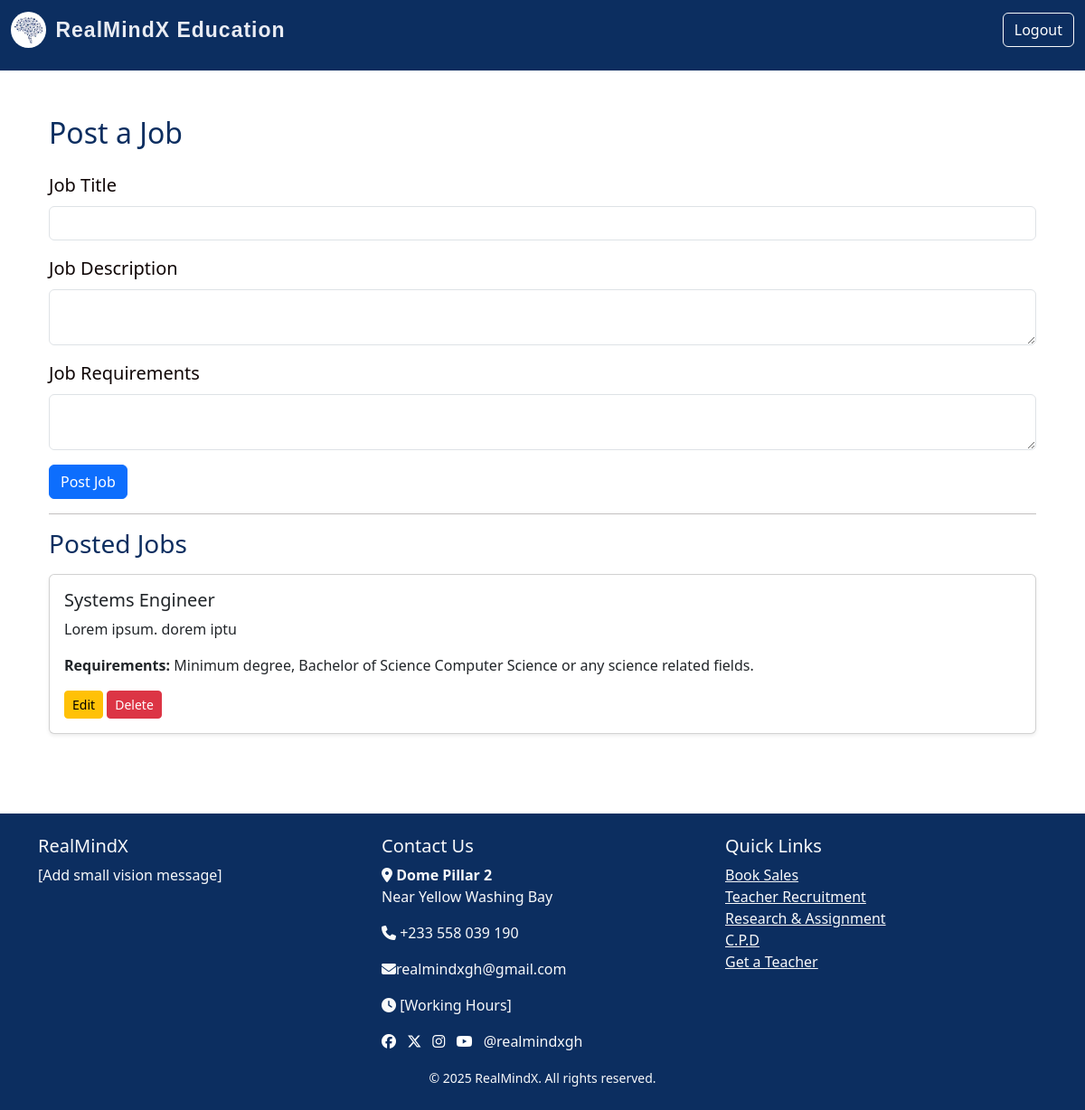
The app's page /admin/post-job (signed in) with its own data.
### models.py (models this page shows)
class JobPost(db.Model):
    id = db.Column(db.Integer, primary_key=True)
    title = db.Column(db.String(150), nullable=False)
    description = db.Column(db.Text, nullable=False)
    job_type = db.Column(db.String(50))
    requirements = db.Column(db.Text, nullable=False)
    date_posted = db.Column(db.DateTime, default=datetime.utcnow)
    admin_id = db.Column(db.Integer, db.ForeignKey('admin.id'), nullable=False)
    applications = db.relationship('Application', backref='job', cascade='all, delete-orphan', lazy=True)

### routes.py (the view, shortened to what this page needs)
@app.route('/admin/post-job', methods=['GET', 'POST'])
@login_required
def post_job():
    if not isinstance(current_user, Admin):
        return redirect(url_for('users_dashboard'))
    form = JobPostForm()
    page = request.args.get('page', 1, type=int)
    per_page = 5
    jobs_paginated = JobPost.query.order_by(JobPost.id.desc()).paginate(page=page, per_page=per_page)
    return render_template(
        'post_job.html',
        form=form,
        jobs=jobs_paginated.items,
        total_pages=jobs_paginated.pages,
        current_page=page
    )

### forms.py
class JobPostForm(FlaskForm):
    title = StringField('Job Title', validators=[DataRequired(), Length(min=5, max=100)])
    description = TextAreaField('Job Description', validators=[DataRequired()])
    requirements = TextAreaField('Job Requirements', validators=[DataRequired()])
    submit = SubmitField('Post Job')

### routes.py (called while the page is built)
@login_manager.user_loader
def load_user(user_id):
    try:
        user_type, id = user_id.split(":")
        if user_type == "user":
            return User.query.get(int(id))
        elif user_type == "admin":
            return Admin.query.get(int(id))
    except ValueError:
        return None

### templates/post_job.html (shortened to what this page needs)
{% extends "index.html" %}
{% block content %}
<div class="container py-4">
    <h2 class="mb-4">Post a Job</h2>
    <form method="POST">
        <div class="mb-3">
            {{ form.title.label(class="form-label") }}
            {{ form.title(class="form-control") }}
        </div>
        <div class="mb-3">
            {{ form.description.label(class="form-label") }}
            {{ form.description(class="form-control") }}
        </div>
        <div class="mb-3">
            {{ form.requirements.label(class="form-label") }}
            {{ form.requirements(class="form-control") }}
        </div>
        <button type="submit" class="btn btn-primary">Post Job</button>
    </form>
    <hr>
    <h3 class="mb-3">Posted Jobs</h3>
    {% for job in jobs %}
    <div class="card mb-3 shadow-sm">
        <div class="card-body">
            <h5 class="card-title">{{ job.title }}</h5>
            <p class="card-text">{{ job.description }}</p>
            <p><strong>Requirements:</strong> {{ job.requirements }}</p>
             <div class="mt-3">
                <a href="{{ url_for('edit_job', job_id=job.id) }}" class="btn btn-sm btn-warning">Edit</a>
                <button type="button" class="btn btn-sm btn-danger" data-bs-toggle="modal" data-bs-target="#deleteModal{{ job.id }}">
                    Delete
                </button>
            </div>
        </div>
    </div>
    {% else %}
    <div class="alert alert-info">No jobs posted yet.</div>
    {% endfor %}
</div>
{% endblock %}

### static/main.css (style rules this page uses)
html,body { position: relative; color: #0f0505; display: flex; flex-direction: column; margin: 0; margin-top: 1.0rem; min-height: 100vh; }
.container { flex: 1; }
.card { flex: 1; display: flex; flex-direction: column; }
h1, h2, h3, h4 { color: #0C2E60; }
label, button { font-size: 20px; }

### records on screen
JobPost: title "Systems Engineer", description "Lorem ipsum. dorem iptu", requirements "Minimum degree, Bachelor of Science Computer Science or any science related fields."
